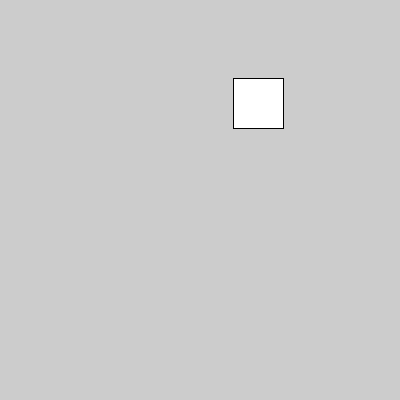
Frame 1 (no input)
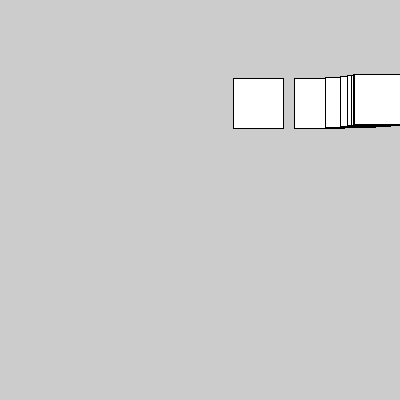
Frame 60 (the mouse pressed at the canvas centre just before this capture)
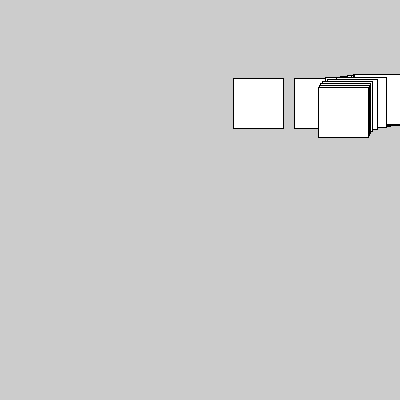
Frame 120 (the mouse held since frame 60 and released just before this capture)

The Processing sketch that drew these frames (run headless with seeded random() and noise(); from frame 60 on, the mouse is pressed at the canvas centre):

// Processing sketch: sketch_190326b
// ── sketch_190326b.pde
int stage = 0;
int counter = 0;
color c = color(210, 40, 110);
float tx, ty;
float cx, cy;

void setup() {
  size(400, 400);
  cx = random(0, width);
  cy = random(0, height);
}

void draw() {
  //background(c);

  if (stage == 0) {
    //c = color(255, 0, 0);
    tx = random(0, width);
    ty = random(0, height);
    stage = 1;
  } else if (stage == 1) {
    //c = color(0, 255, 0);
    cx += (tx-cx)*.5;
    cy += (ty-cy)*.1;
    if (abs(tx-cx)<1) { // absolute value
      stage = 2;
    }
  } else if (stage == 2) {
    //c = color(0, 0, 255);
    counter ++;
    if (counter > 60) {
      stage = 0;
      counter = 0;
    }
  }
  rectMode(CENTER);
  rect(cx, cy, 50, 50);
}
